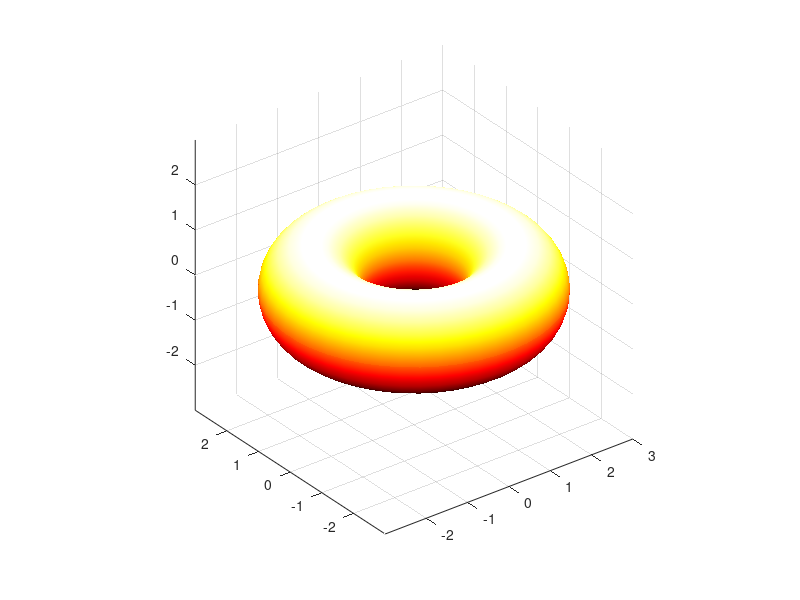

Source code (MATLAB):
% Torus

[theta,phi] = meshgrid(linspace(0,2*pi,50));
r = 1;
R = 2.0;
x = (R + r*cos(theta)).*cos(phi);
y = (R + r*cos(theta)).*sin(phi);
z = r*sin(theta);
surf(x,y,z)
shading interp
colormap hot
axis equal